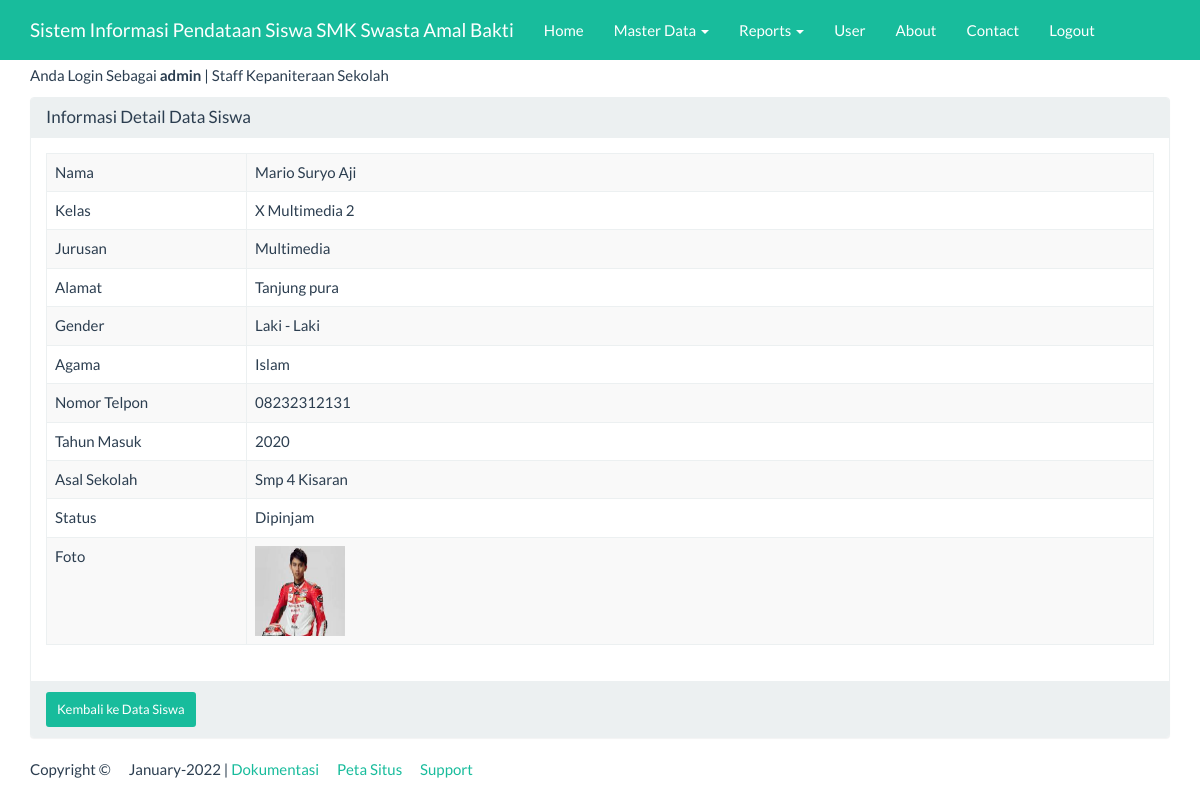
Page /index_admin.php?page=datasiswa&actions=detail&nis=121232 (signed in) on the committed database.
### tables this page shows
CREATE TABLE IF NOT EXISTS `datasiswa` (
`nis` int(5) NOT NULL,
  `nama` varchar(25) NOT NULL,
  `kelas` varchar(255) NOT NULL,
  `alamat` varchar(20) NOT NULL,
  `gender` varchar(50) NOT NULL,
  `agama` varchar(25) NOT NULL,
  `no_telp` varchar(50) NOT NULL,
  `foto` varchar(255) NOT NULL,
  `thn_masuk` varchar(11) NOT NULL,
  `Jurusan` varchar(50) NOT NULL,
  `asal_sekolah` varchar(500) NOT NULL,
  `Status` varchar(15) NOT NULL
);

### views/datasiswa_detail.php (the view)
<div class="container">
    <div class="row">
        <div class="col-xs-12">
            <div class="panel panel-default">
                <div class="panel-heading">
                    <h3 class="panel-title">Informasi Detail Data Siswa</h3>
                </div>
                <div class="panel-body">
                    <?php
                    $sql = "SELECT *FROM datasiswa WHERE nis ='" . $_GET ['nis'] . "'";
                    $query = mysqli_query($koneksi, $sql) or die("SQL Detail error");
                    $data = mysqli_fetch_array($query);
                    ?>
                    <table class="table table-bordered table-striped table-hover">
                        <tr>
                            <td width="200">Nama</td> <td><?= $data['nama'] ?></td>
                        </tr>
                        <tr>
                            <td>Kelas</td> <td><?= $data['kelas'] ?></td>
                        </tr>
                        <tr>
                            <td>Jurusan</td> <td><?= $data['Jurusan'] ?></td>
                        </tr>
                        <tr>
                            <td>Alamat</td> <td><?= $data['alamat'] ?></td>
                        </tr>
						<tr>
                            <td>Gender</td> <td><?= $data['gender'] ?></td>
                        </tr>
                        <tr>
                            <td>Agama</td> <td><?= $data['agama'] ?></td>
                        </tr>
                        <tr>
                            <td>Nomor Telpon</td> <td><?= $data['no_telp'] ?></td>
                        </tr>
						<tr>
                            <td>Tahun Masuk</td> <td><?= $data['thn_masuk'] ?></td>
                        </tr>
						<tr>
                            <td>Asal Sekolah</td> <td><?= $data['asal_sekolah'] ?></td>
                        </tr>
						<tr>
                            <td>Status</td> <td><?= $data['Status'] ?></td>
                        </tr>
                        <tr>
                            <td>Foto</td> <td><?php echo "<img src='foto/".$data['foto']."' width='90px' height='90px'/>"?></td>
                        </tr>
                    </table>
                </div>
                <div class="panel-footer">
                    <a href="?page=datasiswa&actions=tampil" class="btn btn-success btn-sm">
                        Kembali ke Data Siswa </a>
                </div>
            </div>
        </div>
    </div>
</div>

### index_admin.php (style rules this page uses)
body { margin-top:65px; }

### rows in the picture
datasiswa: nama "Mario Suryo Aji", kelas "X Multimedia 2", Jurusan "Multimedia", alamat "Tanjung pura", gender "Laki - Laki", agama "Islam", no_telp "08232312131", thn_masuk "2020", asal_sekolah "Smp 4 Kisaran", Status "Dipinjam", foto (picture)

### other values in the picture
$_SESSION['username'] "admin"
$_SESSION['ket'] "Staff Kepaniteraan Sekolah"
